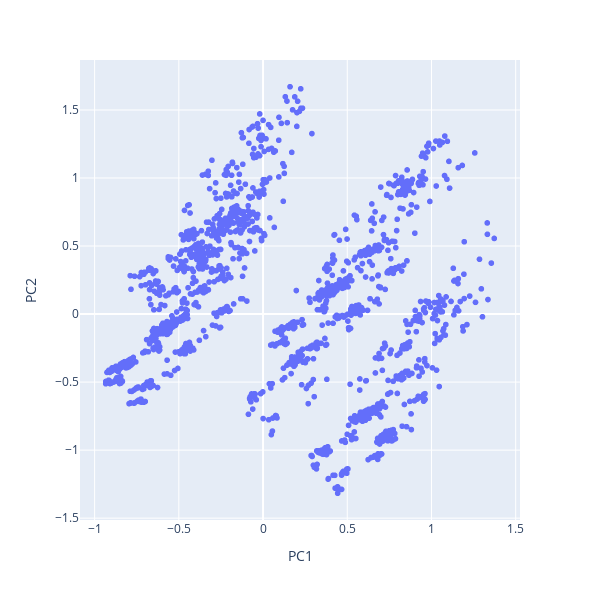

The code cell stored with this chart in its notebook:
### Code cell
from sklearn.decomposition import PCA
data = data_encoded

pca = PCA(n_components=2)
components = pca.fit_transform(data)
components_df = pd.DataFrame(components, columns=['PC1', 'PC2'])
fig = px.scatter(components_df, x='PC1', y='PC2')
fig.show()

exportImage(fig, "PCA")

### Figure 1 — Plotly figure (JSON) as saved in the notebook; plotly's stock layout.template omitted (floating-point values rounded to 4 significant figures; data arrays with more than 128 entries replaced by an {"elided": "..."} marker saying what was removed)
{"data": [{"hovertemplate": "PC1=%{x}<br>PC2=%{y}<extra></extra>", "legendgroup": "", "marker": {"color": "#636efa", "symbol": "circle"}, "mode": "markers", "name": "", "showlegend": false, "type": "scattergl", "x": {"elided": "2421 float values"}, "xaxis": "x", "y": {"elided": "2421 float values"}, "yaxis": "y"}], "layout": {"height": 600, "legend": {"tracegroupgap": 0}, "margin": {"t": 60}, "width": 600, "xaxis": {"anchor": "y", "domain": [0, 1], "title": {"text": "PC1"}}, "yaxis": {"anchor": "x", "domain": [0, 1], "title": {"text": "PC2"}}}}
